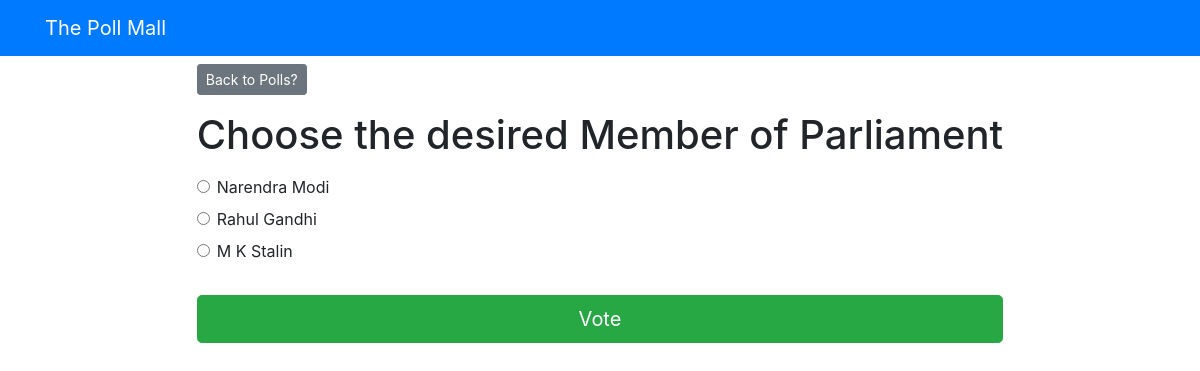
The page /polls/1/ on the database its author committed.
### pollapp/models.py (models this page shows, shortened)
class Question(models.Model):
    text=models.CharField(max_length=300)
    pub_date=models.DateTimeField('date published')

class Choice(models.Model):
    que=models.ForeignKey(Question,on_delete=models.CASCADE)
    ch_txt=models.CharField(max_length=200)
    votes=models.IntegerField(default=0)

### pollapp/views.py (the view)
# urls.py: path('<int:question_id>/',views.detail,name='detail'),
def detail(request,question_id):
    try:
        question=Question.objects.get(pk=question_id)
    except Question.DoesNotExist:
        raise Http404('Question Does not exist')
    return render(request,'polls/detail.html',{'question':question})

### templates/polls/detail.html (shortened to what this page needs)
{% extends 'base.html' %}
{% block content %}
<a class="btn btn-secondary btn-sm mb-3" href="{% url 'polls:index' %}">Back to Polls?</a>
<h1 class="text-center mb-3">{{question.text}}</h1>
<form action="{% url 'polls:vote' question.id %}" method="post">
    {% for choice in question.choice_set.all %}
    <div class="form-check">
        <input type="radio" name="choice" class="form-check-input" id="choice{{ forloop.counter }}"
        value="{{ choice.id }}"/>
        <label for ="choice{{ forloop.counter }}">{{ choice.ch_txt}}</label>
    </div>
    {% endfor %}
    <input type="submit" value="Vote" class="btn btn-success btn-lg btn-block mt-4"/>
</form>
{% endblock %}

### rows shown on the page
Question: text "Choose the desired Member of Parliament"
Choice: ch_txt "Narendra Modi"
Choice: ch_txt "Rahul Gandhi"
Choice: ch_txt "M K Stalin"
